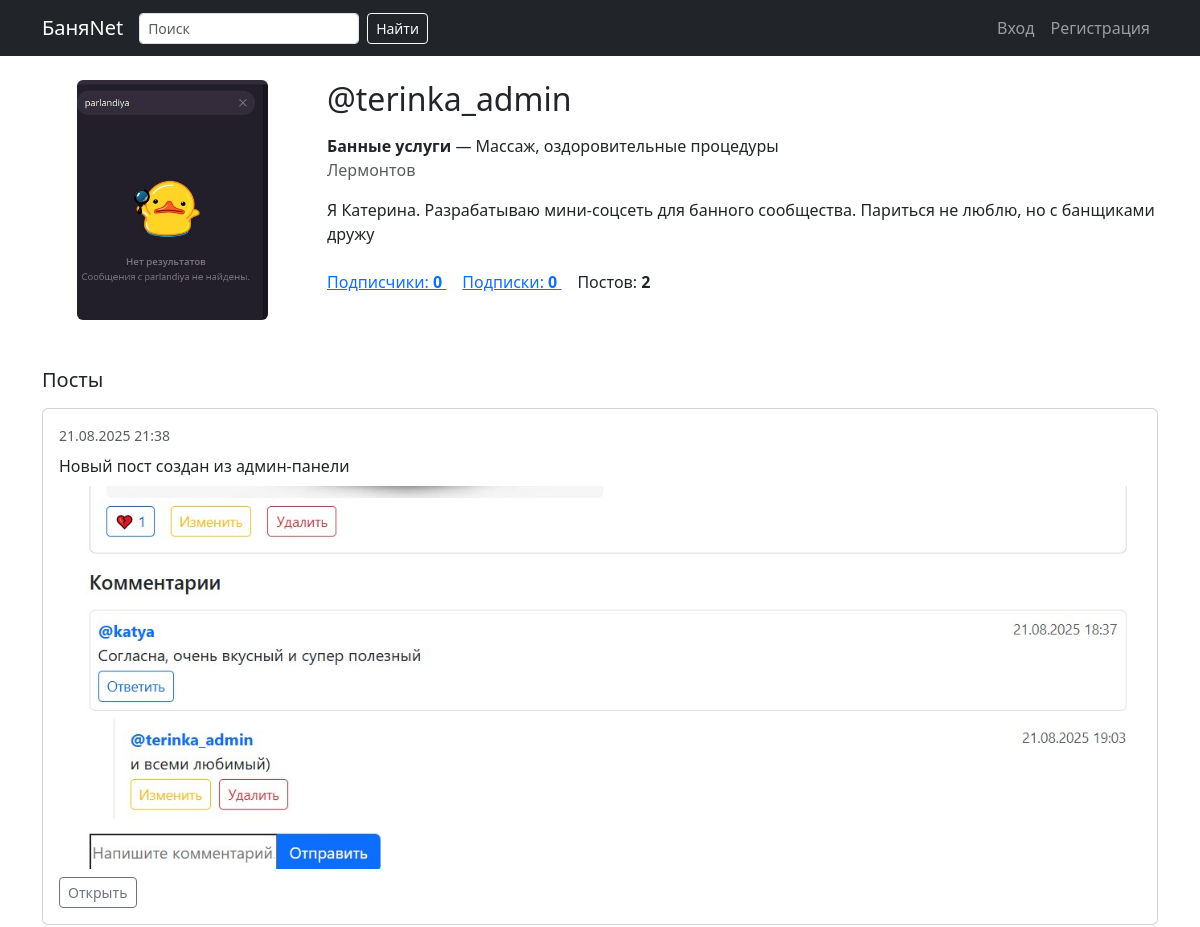
The page /accounts/u/terinka_admin/ (upper part) on the database as committed earlier.
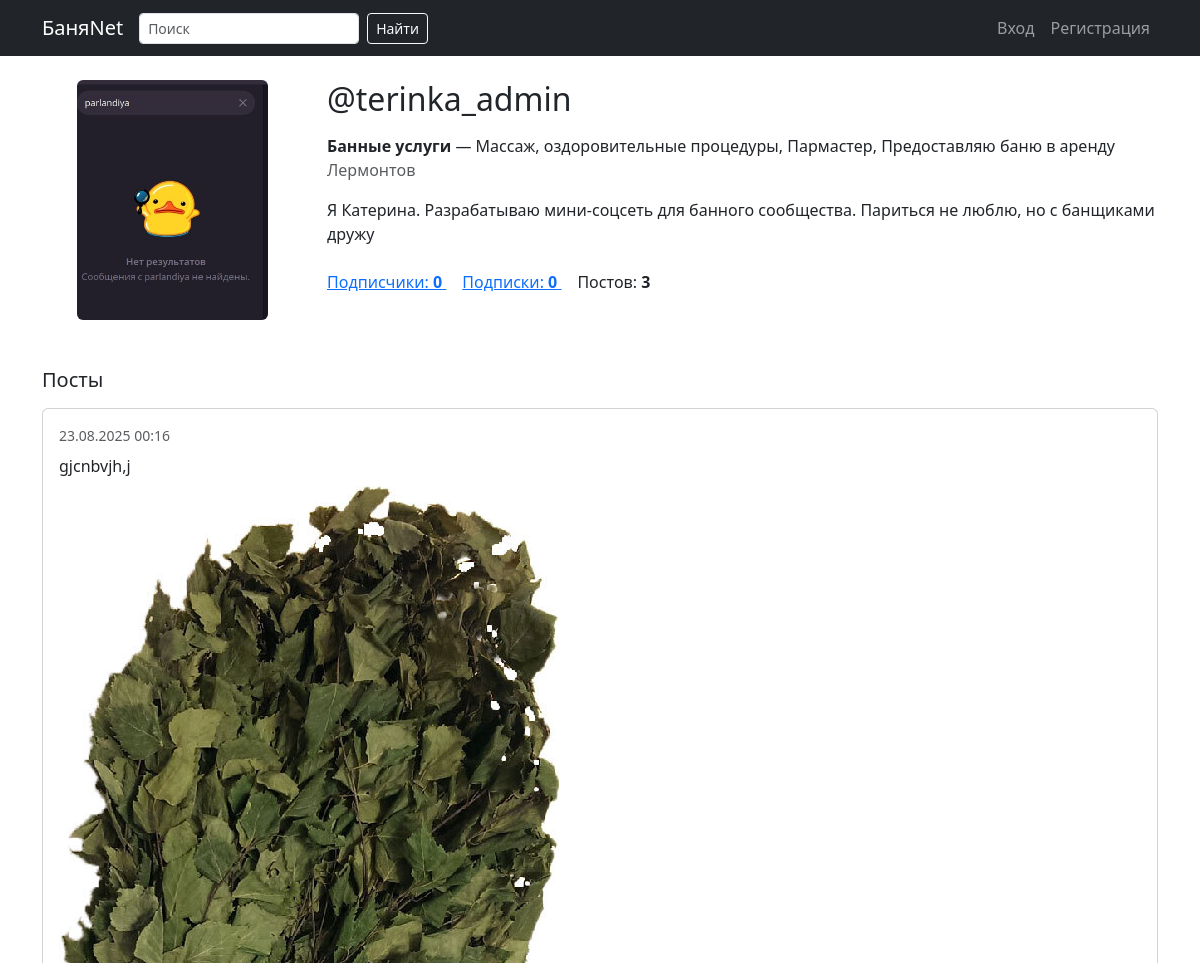
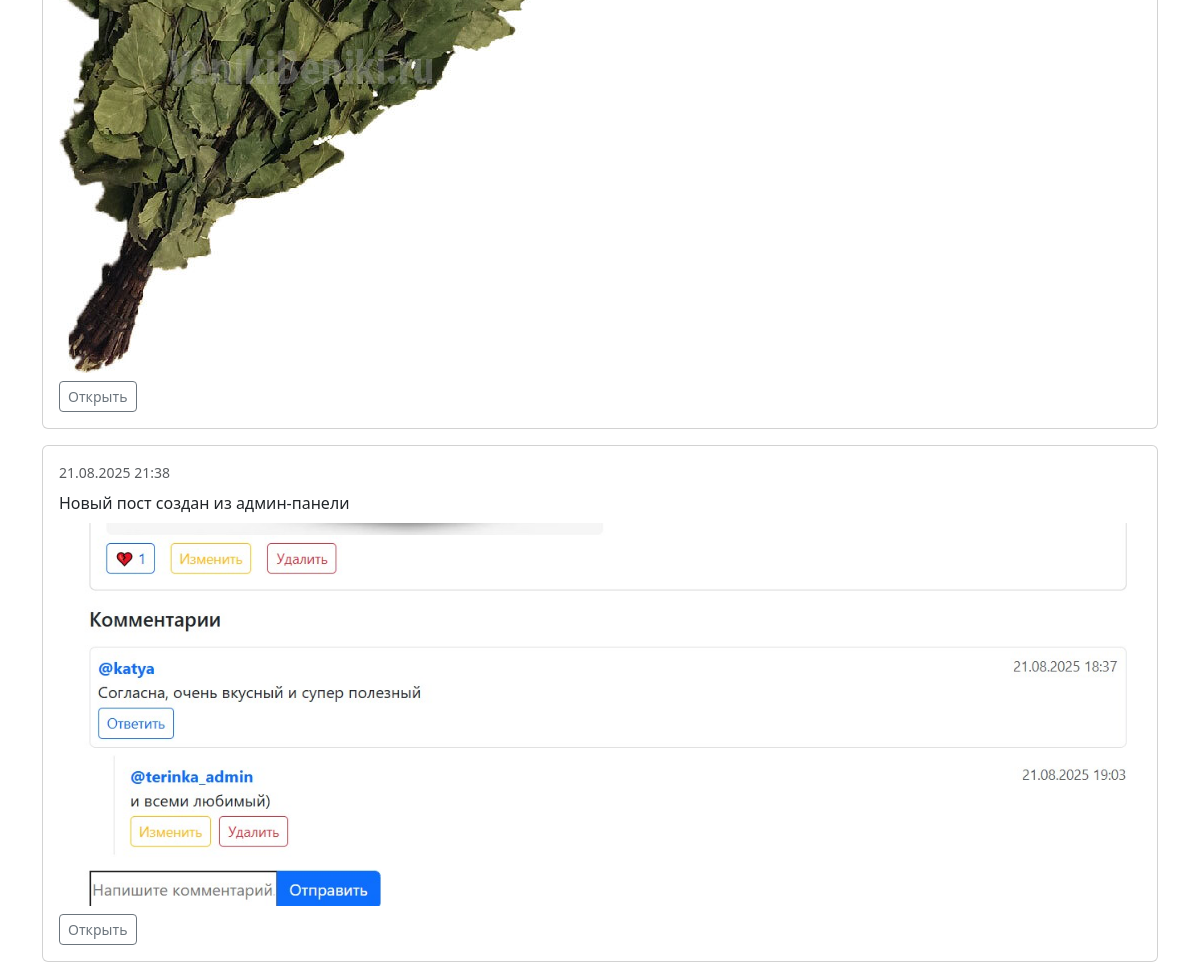
The same page on the database as committed later (2 pictures, top to bottom).
### accounts/models.py (models this page shows, shortened)
class ServiceTag(models.Model):
    code = models.CharField(max_length=32, unique=True, verbose_name="Код")
    title = models.CharField(max_length=100, verbose_name="Название")
    class Meta:
        ordering = ["title"]
        verbose_name = "Специализация"
        verbose_name_plural = "Специализации"

### network/models.py (models this page shows, shortened)
class Post(models.Model):
    author = models.ForeignKey(settings.AUTH_USER_MODEL, on_delete=models.CASCADE, related_name='posts')
    text = models.CharField(max_length=1000)
    image = models.ImageField(upload_to='posts/', blank=True, null=True)
    created_at = models.DateTimeField(auto_now_add=True)
    class Meta:
        ordering = ['-created_at']

### accounts/views.py (the view)
# urls.py: path('u/<str:username>/', views.profile, name='profile'),
def profile(request, username: str):
    profile_user = get_object_or_404(User, username=username)
    posts = (
        Post.objects
        .filter(author=profile_user)
        .select_related('author')
        .prefetch_related('likes', 'comments')
        .all()
    )
    stats = {
        'followers_count': Follow.objects.filter(following=profile_user).count(),
        'following_count': Follow.objects.filter(follower=profile_user).count(),
        'posts_count': posts.count(),
    }
    is_following = False
    if request.user.is_authenticated and request.user != profile_user:
        is_following = Follow.objects.filter(
            follower=request.user, following=profile_user
        ).exists()
    role_labels = {
        'provider': 'Банные услуги',
        'builder': 'Строительство бань',
        'seller': 'Продажа товаров',
        'enthusiast': 'Люблю попариться',
        '': '',
        None: '',
    }
    role_label = role_labels.get(profile_user.role, '')
    provider_codes = {'steam_master', 'massage', 'rent_bath'}
    builder_codes  = {'build', 'consult_build'}
    seller_codes   = {'brooms', 'clothes', 'accessories', 'cosmetics'}
    role_to_codes = {
        'provider': provider_codes,
        'builder': builder_codes,
        'seller': seller_codes,
    }
    allowed_codes = role_to_codes.get(profile_user.role, set())
    if allowed_codes:
        services_for_role = (
            profile_user.services
            .filter(code__in=allowed_codes)
            .order_by('title')
        )
    else:
        services_for_role = profile_user.services.none()
    return render(request, 'profile.html', {
        'profile_user': profile_user,
        'posts': posts,
        'stats': stats,
        'is_following': is_following,
        'role_label': role_label,                     # <-- добавили
        'services_for_role': services_for_role,       # <-- добавили
    })

### messaging/context_processors.py (called while the page is built, shortened)
def unread_messages(request):
    if not request.user.is_authenticated:
        return {}

### notify/context_processors.py (called while the page is built)
def unread_notifications(request):
    if not request.user.is_authenticated:
        return {}
    return {
        'notify_unread': request.user.notifications.filter(is_read=False).count()
    }

### templates/profile.html (shortened to what this page needs)
{% extends "base.html" %}
{% block content %}
<div class="row mb-4">
  <div class="col-md-3 text-center mb-3">
    {% if profile_user.avatar %}
      <img src="{{ profile_user.avatar.url }}"
           alt="avatar"
           class="img-fluid rounded mb-2"
           style="max-height: 240px; object-fit: cover;">
    {% else %}
      <div class="bg-light border rounded d-flex align-items-center justify-content-center"
           style="height: 240px;">
        Нет аватара
      </div>
    {% endif %}
  </div>
  <div class="col-md-9">
    <div class="d-flex justify-content-between align-items-center mb-3">
      <div class="d-flex align-items-center gap-2">
        <h2 class="mb-0">@{{ profile_user.username }}</h2>
      </div>
    </div>
    <div class="mb-3">
      {% if role_label %}
        <div>
          <strong>{{ role_label }}</strong>
          {% if services_for_role.exists %}
            —
            {% for s in services_for_role %}
              {{ s.title }}{% if not forloop.last %}, {% endif %}
            {% endfor %}
          {% endif %}
        </div>
      {% endif %}
      {% if profile_user.city %}
        <div class="text-muted">{{ profile_user.city }}</div>
      {% endif %}
    </div>
    {% if profile_user.bio %}
      <div class="mb-4">
        {{ profile_user.bio|linebreaksbr }}
      </div>
    {% else %}
      <div class="mb-4"></div>
    {% endif %}
    <div class="mb-4">
      <a href="{% url 'followers_list' profile_user.username %}" class="me-3">
        Подписчики: <strong>{{ stats.followers_count }}</strong>
      </a>
      <a href="{% url 'following_list' profile_user.username %}" class="me-3">
        Подписки: <strong>{{ stats.following_count }}</strong>
      </a>
      <span>Постов: <strong>{{ stats.posts_count }}</strong></span>
    </div>
  </div>
</div>
<h5 class="mb-3">Посты</h5>
{% for p in posts %}
  <div class="card mb-3">
    <div class="card-body">
      <div class="d-flex justify-content-between mb-2">
        <small class="text-muted">{{ p.created_at|date:"d.m.Y H:i" }}</small>
      </div>
      <p class="mb-2">{{ p.text }}</p>
      {% if p.image %}
        <img src="{{ p.image.url }}" class="img-fluid rounded" alt="">
      {% endif %}
      <div class="mt-2">
        <a class="btn btn-sm btn-outline-secondary" href="{% url 'post_detail' p.pk %}">Открыть</a>
      </div>
    </div>
  </div>
{% empty %}
  <div class="text-muted">Постов пока нет.</div>
{% endfor %}
{% endblock %}

Rows that differ between the two databases and show on the page:
shown differently, row unchanged: ServiceTag "Массаж, оздоровительные процедуры": now shows ","
added ServiceTag: title "Пармастер"
added ServiceTag: title "Предоставляю баню в аренду"
added Post: created_at "23.08.2025 00:16", text "gjcnbvjh,j", image (picture)
Other text that changed with them:
{{ stats.posts_count }}: "2" → "3"
